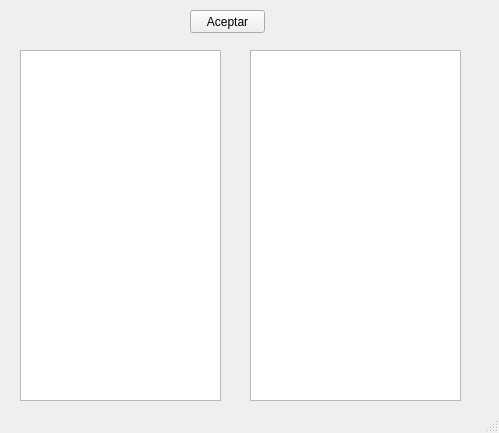
<?xml version="1.0" encoding="UTF-8"?>
<ui version="4.0">
 <class>MainWindow</class>
 <widget class="QMainWindow" name="MainWindow">
  <property name="geometry">
   <rect>
    <x>0</x>
    <y>0</y>
    <width>499</width>
    <height>433</height>
   </rect>
  </property>
  <property name="windowTitle">
   <string>MainWindow</string>
  </property>
  <widget class="QWidget" name="centralwidget">
   <widget class="QPushButton" name="btnAceptar">
    <property name="geometry">
     <rect>
      <x>190</x>
      <y>10</y>
      <width>75</width>
      <height>23</height>
     </rect>
    </property>
    <property name="text">
     <string>Aceptar</string>
    </property>
   </widget>
   <widget class="QTextEdit" name="txtAhorro">
    <property name="geometry">
     <rect>
      <x>20</x>
      <y>50</y>
      <width>201</width>
      <height>351</height>
     </rect>
    </property>
   </widget>
   <widget class="QTextEdit" name="txtPlazoFijo">
    <property name="geometry">
     <rect>
      <x>250</x>
      <y>50</y>
      <width>211</width>
      <height>351</height>
     </rect>
    </property>
   </widget>
  </widget>
  <widget class="QStatusBar" name="statusbar"/>
 </widget>
 <resources/>
 <connections/>
</ui>
